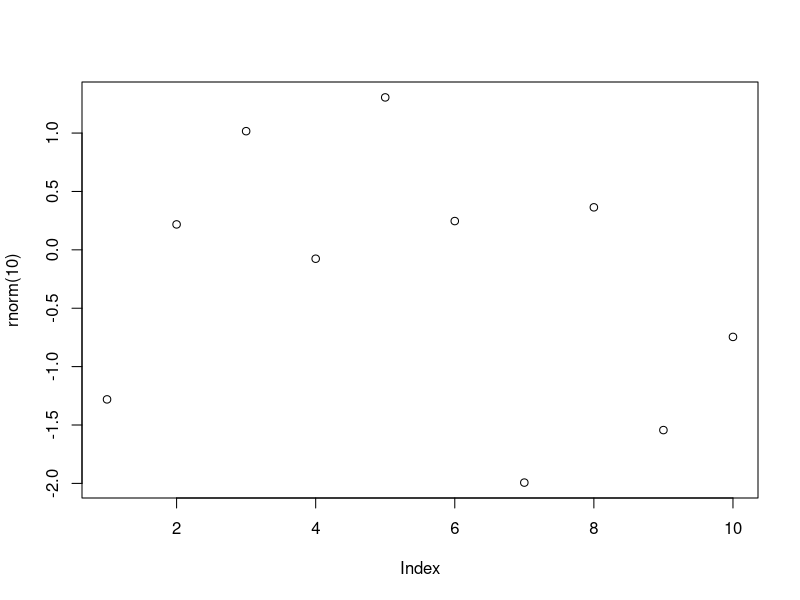

R code for this plot: (Note: this script raises an error after producing the figure.)
# Functions

# Setting WD
setwd("/home/bia/Code/GITHUB_DSA/DSA_Data-Science-Course/1.BigData_RAzure/Ch3")
getwd()

# help
?sample
# To visualize the arguments of a function
args(sample)
args(mean)
args(sd) # Standard deviation


# Built-in fuctions
abs(-43)
sum(c(1:5))
mean(1:5)
round(c(1.1:5.8))
rev(c(1:5))
seq(1:5)
sort(rev(1:5))
append(c(1:5), 6)

vec1 <- c(1.5, 2.5, 8.4, 3.7, 6.3)
vec2 <- rev(vec1)
vec2

# Functions inside functions
plot(rnorm(10))
mean(c(abs(vec1), abs(vec2))) # Slow code, but its possible

# Create functions
# before create a function search if already exist one
myfunc <- function(x) { x + x}
myfunc(10)
class(myfunc)

myfunc2 <- function(a, b) {
  value = a ^ b
  print(value)
}
myfunc2(3, 2)

# Rolling dice
rolling_dice <- function() {
  num <- sample(1:6, size = 1) # local
  num
}
rolling_dice()


# Scope
print(num)
num <- c(1:6)
num # Global

# Function without a default argument
vec1 <- (10:13)
vec2 <- c('a', 'b', 'c', 'd')
vec3 <- c(6.5, 9.2, 11.9, 5.1)

myfunc3 <- function(...){
  df = data.frame(cbind(...))
  print(df)
}

myfunc3(vec1)
myfunc3(vec2, vec3)
myfunc3(vec1, vec2, vec3)
